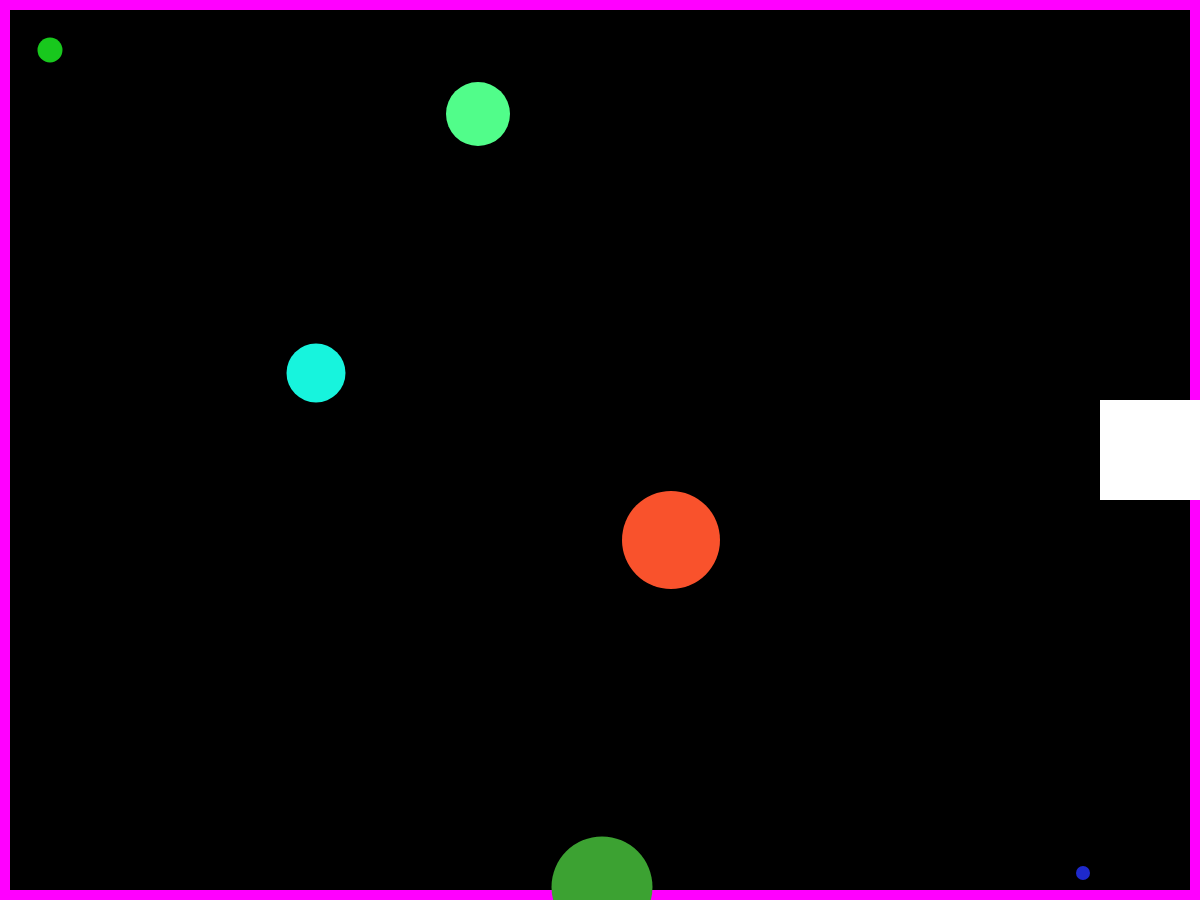
Frame 1 (no input)
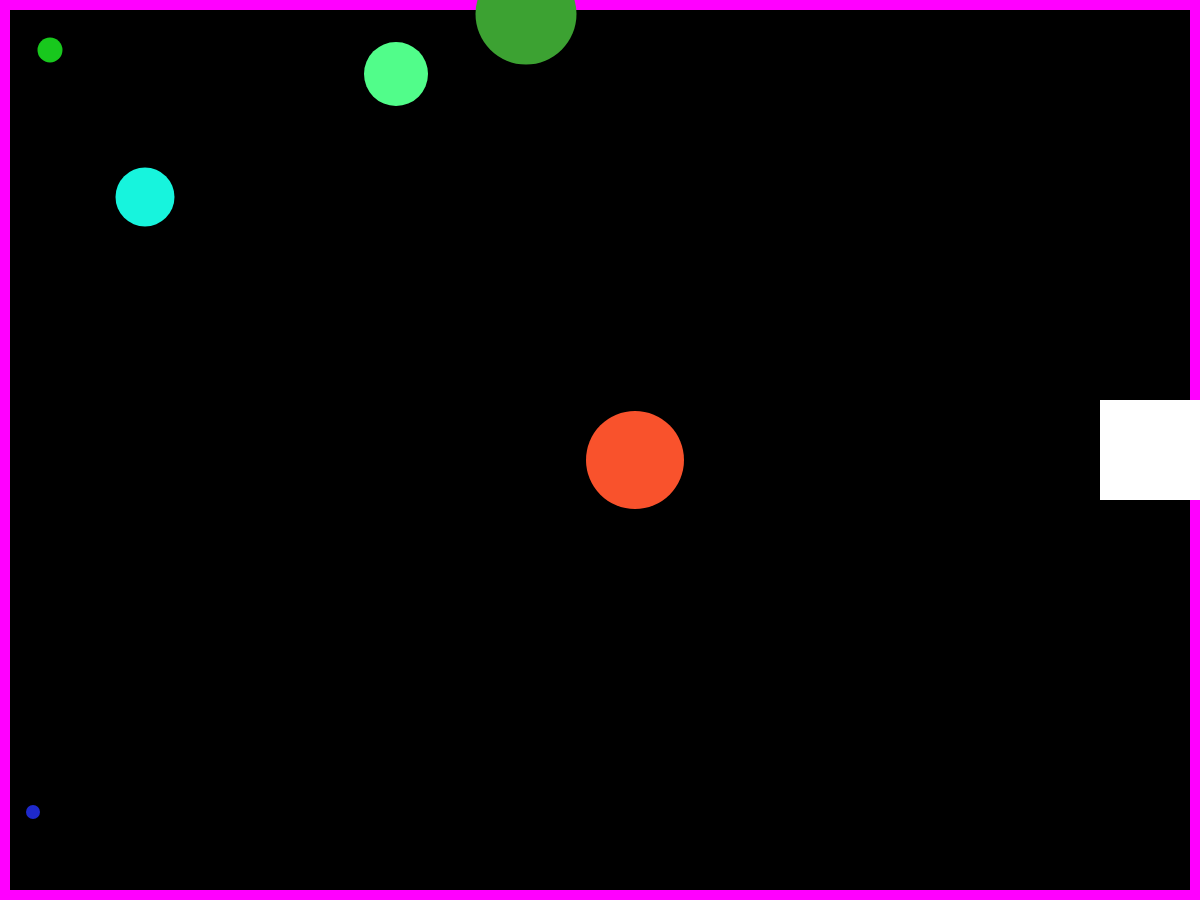
Frame 60 (no input)
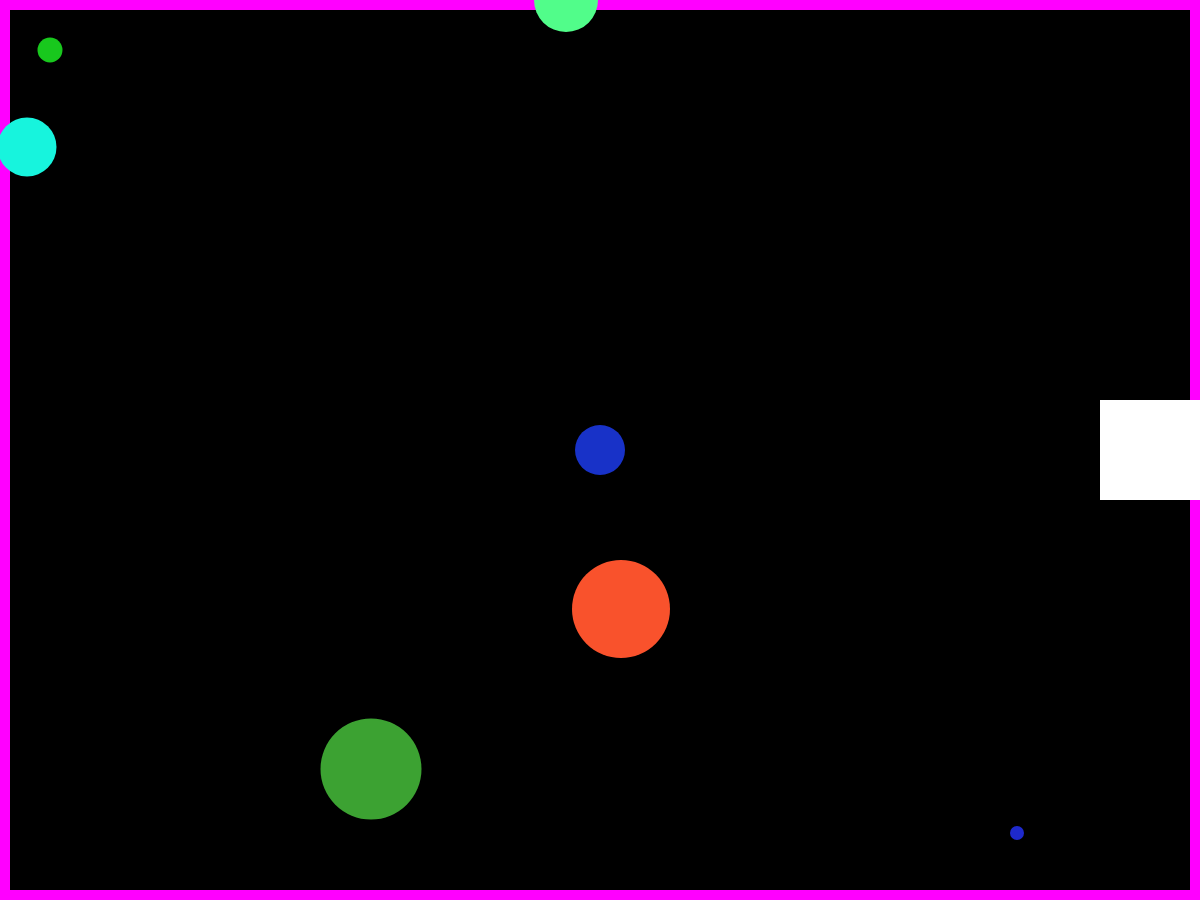
Frame 120 (the mouse pressed at the canvas centre since frame 60)

The p5.js sketch that drew these frames (run headless with seeded random() and noise() and a simulated clock; from frame 60 on, the mouse is pressed at the canvas centre):

// p5.js sketch
// ── sketch.js
    var x = 50;
    var y = 50;


    var enem_x = []
    var enem_y = []
    var enem_size = []
    var enem_rgb = []

    var enem_amount = 5




    var mousex = -100
    var mousey = -100

    function setup() 
    {
      createCanvas(1200, 900);

      for(var i = 0; i < enem_amount; i++){
        enem_x[i] = Math.floor(Math.random() * 1200)
        enem_y[i] = Math.floor(Math.random() * 900)
        enem_size[i] = Math.floor(Math.random() * 100) + 10

        // 2D array :P
        enem_rgb[i] = [Math.floor(Math.random() * 255), Math.floor(Math.random() * 255), Math.floor(Math.random() * 255)]
      }

    }

    function createPlayer(player_x, player_y, color_r, color_g, color_b){
      fill(color_r, color_g, color_b);
      circle(player_x, player_y, 25);
    }

    function movePlayer_X(player_x){
        if (keyIsDown(65)) 
        {
          player_x -= 10;
        }
        
        if (keyIsDown(68)) 
        {
          player_x += 10;
        }
        return player_x
    }

    function movePlayer_Y(player_y){
        if (keyIsDown(87)) 
        {
          player_y -= 10;
        }
        
        if (keyIsDown(83)) 
        {
          player_y += 10;
        }
        return player_y
    }

    function mouseObstacle(x, y){
        fill(24, 50, 200);
        circle(x, y, 50);
    }

    function randomObstacle(x, y, size, rgb){
        fill(rgb[0], rgb[1], rgb[2])
        circle(x, y, size);

    }

    function randomObstacleMove(coord){
      coord += Math.floor(Math.random() * 50) - 25
      return coord
    }

    function boundCheck(coord, bound){
        if (coord < 0) {
          coord = bound
        } 
        else if (coord > bound) {
          coord = 0
        }
    
      return coord
    }

    function makeExit(){
      fill(255,255,255);
      rect(1100, 400, 100, 100) 
    }

    function showWin(txt){
      textAlign(CENTER, CENTER);
      fill(255, 255, 255);
      textSize(100);
      text(txt, 600, 450);
    }

    function generateBorder(){
      stroke(255, 0, 255)
      strokeWeight(20)
      fill(0, 0, 0)
      rect(0, 0, 1200, 900)
      stroke(0, 0, 0)
      strokeWeight(0)
    }



    function draw() 
    {
      background(0);

      generateBorder()

      makeExit()

      createPlayer(x, y, 24, 200, 29)

      for(var i = 0; i < enem_amount; i++){
        randomObstacle(enem_x[i], enem_y[i], enem_size[i], enem_rgb[i])
      }

      if(x > 1100 && y > 400 && y < 500){
          showWin("You Win!!")
        }


      else{
        x = movePlayer_X(x)
        y = movePlayer_Y(y)


        for(var i = 0; i < enem_amount; i++){
        enem_x[i] = randomObstacleMove(enem_x[i])
        enem_y[i] = randomObstacleMove(enem_y[i])
        }
        
        
        x = boundCheck(x, 1200)
        y = boundCheck(y, 900)

        
        for(var i = 0; i < enem_amount; i++){
        enem_x[i] = boundCheck(enem_x[i], 1200)
        enem_y[i] = boundCheck(enem_y[i], 900)
        }

        mouseObstacle(mousex, mousey)

      }


    }


    function mousePressed() 
    {  
      mousex = mouseX;
      mousey = mouseY;
    
    }
